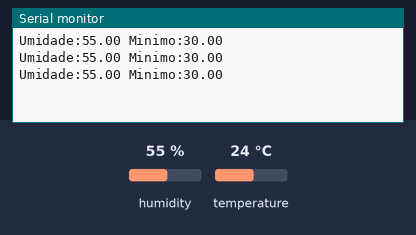
Bench run of a sketch on a simulated Arduino Uno, built with avr-gcc and run on an emulated ATmega328P. Shown: the last lines printed to the serial monitor. The test bench sets the inputs (shaded band); at power-on: humidity 55 %, temperature 24 °C.

Above: at 2.8 s.
2.9 s: humidity set to 22 %
At 5.5 s:
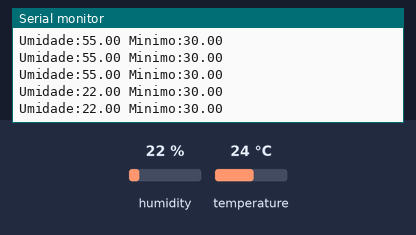
5.6 s: humidity set to 40 %
At 6.9 s:
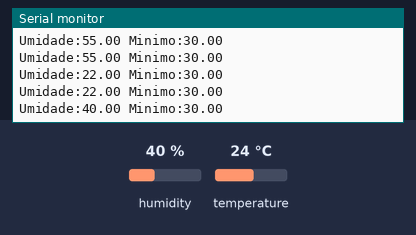
Timing chart, 0 to 8.6 s (numbered marks = the images above; inputs shaded):
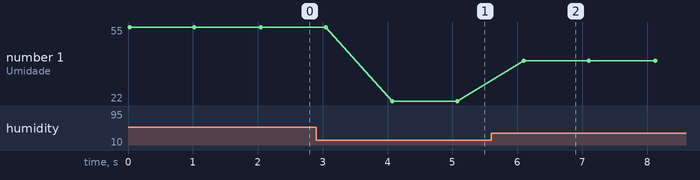

The sketch:

sketch_feb24a.ino
```cpp
// incluindo biblioteca do dht11 e definindo o tipo de sensor
#include "DHT.h"
#define TIPO_SENSOR DHT11

// criando uma variável constante e inteira com valor A0 (na qual será usado para a porta analógica)
const int PINO_SENSOR_DHT11 = A0;

// definindo os parâmetros a partir da biblioteca DHT
DHT sensorDHT(PINO_SENSOR_DHT11, TIPO_SENSOR);

// definindo o setup com 9600(taxa de transferência de bits) e iniciando
void setup() {
  Serial.begin(9600);
  //iniciando a leitura de sensor
  sensorDHT.begin();

}

void loop() {
  // definindo as variáveis para leitura de umidade por meio da biblioteca DHT.h
  float umidade = sensorDHT.readHumidity();
  float minimo = 30;

  // se tanto não ocorrer a leitura da umidade, printa um erro
    if(isnan(umidade)) {
      Serial.println("Erro ao ler os dados do sensor");

  // // caso contrário, exiba as Strings seguidas das variáveis que contém os dados
  } else {
    //os dados são printados no serial plotter, além de ter seus labels com os respectivos nomes.
    Serial.print("Umidade:"); Serial.print(umidade); Serial.print(" "); Serial.print("Minimo:"); Serial.print(minimo); Serial.println();
  }


  //espera de 1 segundo para o loop ser executado novamente
  delay(1000);
}
```

Measured:
- after the input at 2.9 s, the serial monitor: prints a new line after 1.2 s (image 1)
- after the input at 5.6 s, the serial monitor: prints a new line after 0.50 s (image 2)
- plotted number 1: 55 → 22 after the input at 2.9 s, 22 → 40 after the input at 5.6 s
